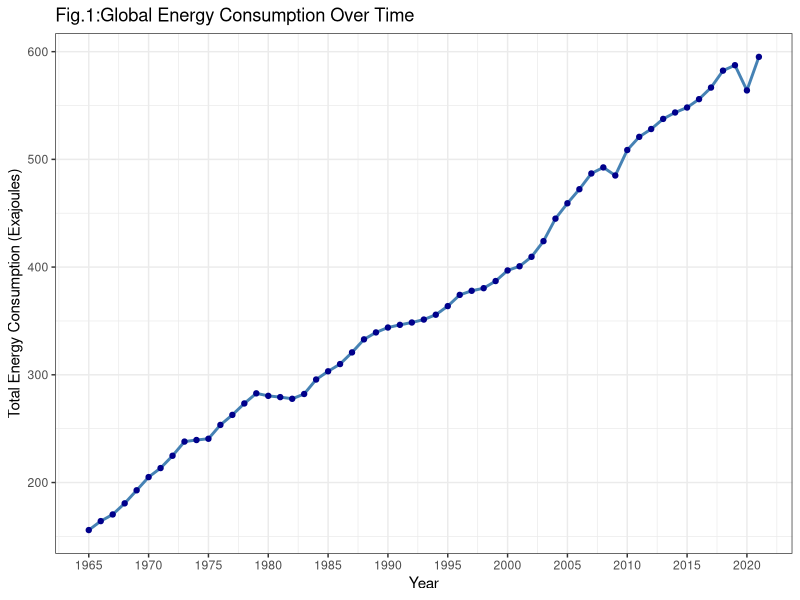
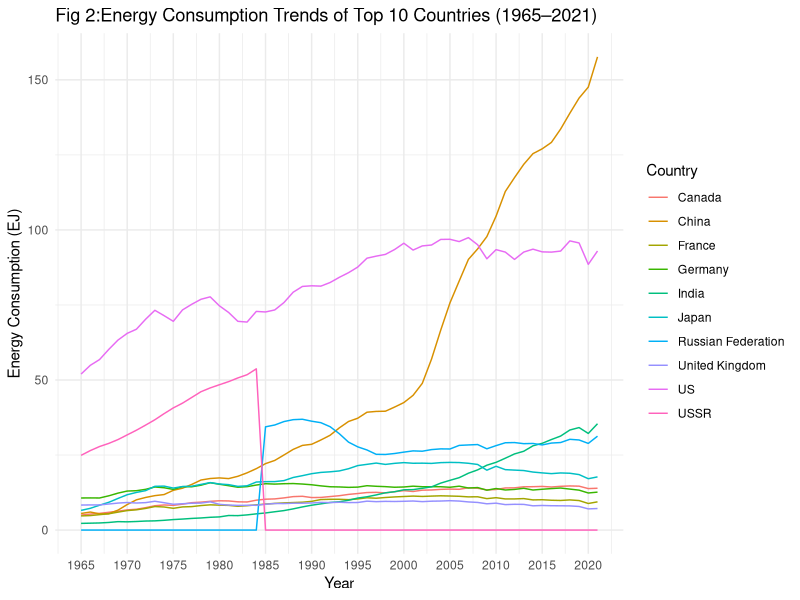
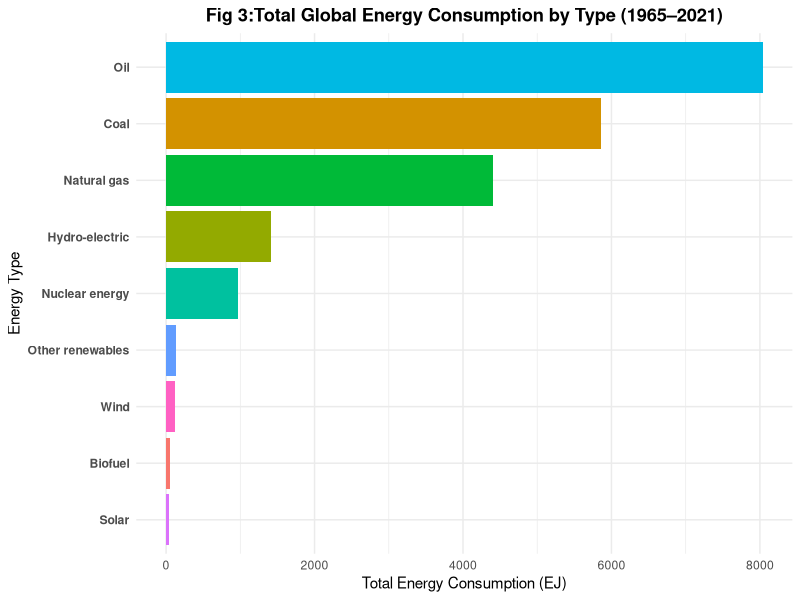
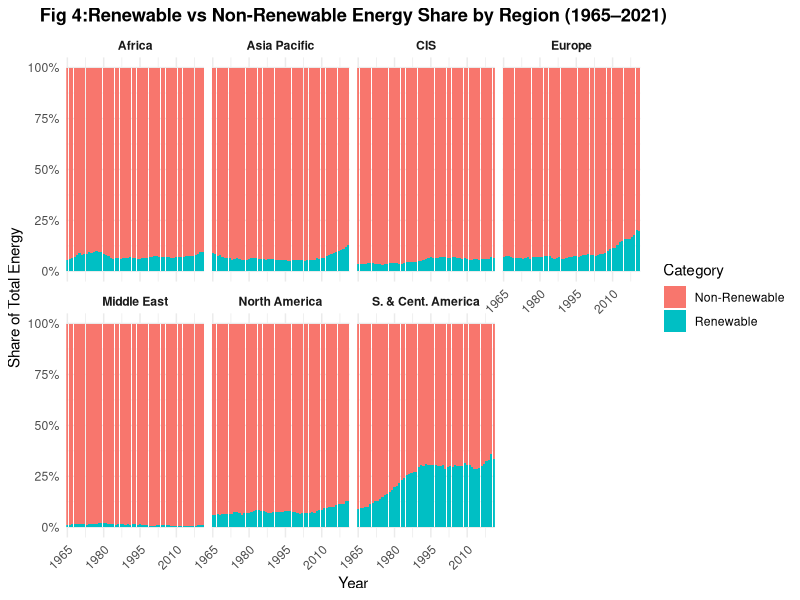
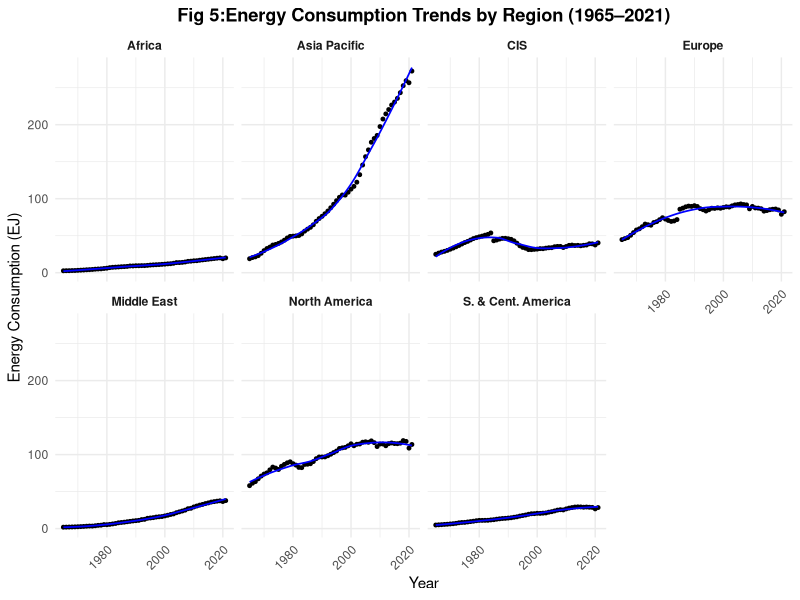
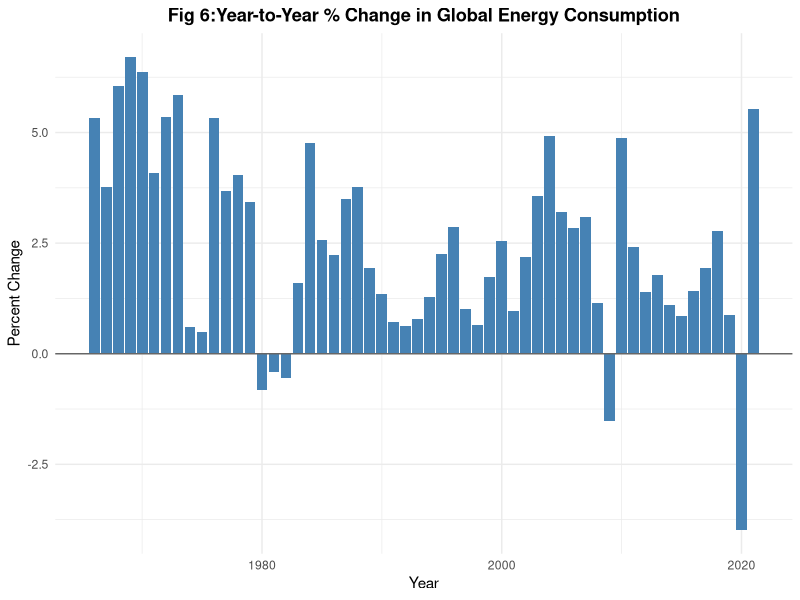

Reproduce these figures in R, in order.
## ---- chunk 1
#| label: setup
#| include: false

# Set global knitr options
knitr::opts_chunk$set(
  echo = TRUE, 
  message = FALSE, 
  warning = FALSE
)

# Loading the libraries
library(readr)
library(dplyr)
library(tidyr)
library(ggplot2)

energy <- read_csv("data.csv")
## ---- chunk 2
dim(energy) # Dimensions 
## ---- chunk 3
dplyr::summarise(
  energy,
  n_countries = dplyr::n_distinct(Country),
  n_regions   = dplyr::n_distinct(Region),
  n_types     = dplyr::n_distinct(Type),
  year_min    = min(Year, na.rm = TRUE),
  year_max    = max(Year, na.rm = TRUE)
)
## ---- chunk 4
energy_clean <- energy %>%
  dplyr::rename(energy_ej = `Energy consumption (in Exajoules)`)

names(energy_clean)
## ---- chunk 5
glimpse(energy_clean)
## ---- chunk 6
dplyr::count(energy_clean, Type, sort = TRUE)
## ---- chunk 7
sum(is.na(energy_clean)) # total NAs in the entire data frame
## ---- chunk 8

colSums(is.na(energy_clean)) # NAs by column 
## ---- chunk 9
range(energy_clean$Year, na.rm = TRUE)
## ---- chunk 10
energy_summary <- energy_clean %>%
  dplyr::group_by(Year, Type) %>%
  dplyr::summarize(
    total = sum(energy_ej, na.rm = TRUE),
    .groups = "drop"
  )

dplyr::slice_head(energy_summary, n = 10)

## ---- chunk 11

energy_clean |> 
  group_by(Year) |> 
  summarise(global_consumption = sum(energy_ej, na.rm = TRUE)) |> 
  ggplot(aes(x = Year, y = global_consumption)) +
  geom_line(color = "steelblue", linewidth = 1) +
  geom_point(color = "darkblue") +
  labs(
    title = "Fig.1:Global Energy Consumption Over Time",
    x = "Year",
    y = "Total Energy Consumption (Exajoules)"
  ) +
  scale_x_continuous(breaks = seq(1965, 2021, by = 5)) +
  theme_bw()

## ---- chunk 12
energy_country_year <- energy_clean %>%
  group_by(Country, Year) %>%
  summarise(total_ej = sum(energy_ej, na.rm = TRUE),
            .groups = "drop")
## ---- chunk 13
top10_countries <- energy_country_year %>%
  group_by(Country) %>%
  summarise(total_all_years = sum(total_ej, na.rm = TRUE),
            .groups = "drop") %>%
  arrange(desc(total_all_years)) %>%
  slice_head(n = 10) %>%
  pull(Country)

top10_countries

## ---- chunk 14
energy_top10_trend <- energy_country_year %>%
  filter(Country %in% top10_countries)

head(energy_top10_trend)

## ---- chunk 15
ggplot(energy_top10_trend, aes(x = Year, y = total_ej, color = Country)) +
  geom_line() +
  scale_x_continuous(
    breaks = seq(min(energy_top10_trend$Year), 
                 max(energy_top10_trend$Year), 
                 by = 5)
  ) +
  labs(
    title = "Fig 2:Energy Consumption Trends of Top 10 Countries (1965–2021)",
    x = "Year",
    y = "Energy Consumption (EJ)",
    color = "Country"
  ) +
  theme_minimal()
## ---- chunk 16
energy_type_total <- energy_clean %>%
  group_by(Type) %>%
  summarize(total_ej = sum(energy_ej, na.rm = TRUE), .groups = "drop") %>%
  arrange(desc(total_ej))

## ---- chunk 17
ggplot(energy_type_total, aes(x = reorder(Type, total_ej), y = total_ej, fill = Type)) +
  geom_col(show.legend = FALSE) +
  coord_flip() +
  labs(
    title = "Fig 3:Total Global Energy Consumption by Type (1965–2021)",
    x = "Energy Type",
    y = "Total Energy Consumption (EJ)"
  ) +
  theme_minimal() +
  theme(
    plot.title = element_text(face = "bold", hjust = 0.5),
    axis.text.y = element_text(face = "bold")
  )

## ---- chunk 18
renew_types <- c("Solar", "Wind", "Hydro-electric", "Biofuel", "Other renewables")

energy_region_share <- energy_clean %>%
  mutate(Category = ifelse(Type %in% renew_types, "Renewable", "Non-Renewable")) %>%
  group_by(Region, Year, Category) %>%
  summarise(total = sum(energy_ej, na.rm = TRUE), .groups = "drop") %>%
  group_by(Region, Year) %>%
  mutate(share = total / sum(total))

head(energy_region_share)
## ---- chunk 19

ggplot(energy_region_share, aes(x = Year, y = share, fill = Category)) +
  geom_col(position = "fill") +
  facet_wrap(~ Region, nrow = 2) +
  scale_x_continuous(
    breaks = seq(1965, 2021, by = 15),
    expand = c(0, 0)
  ) +
  scale_y_continuous(
    labels = function(x) paste0(x * 100, "%") 
  ) +
  labs(
    title = "Fig 4:Renewable vs Non-Renewable Energy Share by Region (1965–2021)",
    x = "Year",
    y = "Share of Total Energy",
    fill = "Category"
  ) +
  theme_minimal() +
  theme(
    plot.title  = element_text(face = "bold", hjust = 0.5),
    axis.text.x = element_text(angle = 45, hjust = 1),
    strip.text  = element_text(face = "bold")
  )

## ---- chunk 20
energy_region <- energy_clean %>%
  group_by(Region, Year) %>%
  summarize(total_ej = sum(energy_ej, na.rm = TRUE), .groups = "drop")
## ---- chunk 21

ggplot(energy_region, aes(x = Year, y = total_ej)) +
  geom_point(color = "black", size = 1) +        # black points
  geom_smooth(method = "loess", color = "blue", se = FALSE, size = 0.6) +  
  facet_wrap(~ Region, nrow = 2) +
  labs(
    title = "Fig 5:Energy Consumption Trends by Region (1965–2021)",
    x = "Year",
    y = "Energy Consumption (EJ)"
  ) +
  theme_minimal() +
  theme(
    plot.title  = element_text(face = "bold", hjust = 0.5),
    axis.text.x = element_text(angle = 45, hjust = 1),
    strip.text  = element_text(face = "bold")
  )

## ---- chunk 22
energy_change <- energy_clean %>%
  group_by(Year) %>%
  summarize(total_ej = sum(energy_ej, na.rm = TRUE), .groups="drop") %>%
  arrange(Year) %>%
  mutate(pct_change = (total_ej - lag(total_ej)) / lag(total_ej) * 100)
## ---- chunk 23
ggplot(energy_change, aes(x = Year, y = pct_change)) +
  geom_col(fill = "steelblue") +
  geom_hline(yintercept = 0, color="gray40") +
  labs(title = "Fig 6:Year-to-Year % Change in Global Energy Consumption",
       x = "Year", y = "Percent Change") +
  theme_minimal() +
  theme(plot.title = element_text(face="bold", hjust=0.5))

